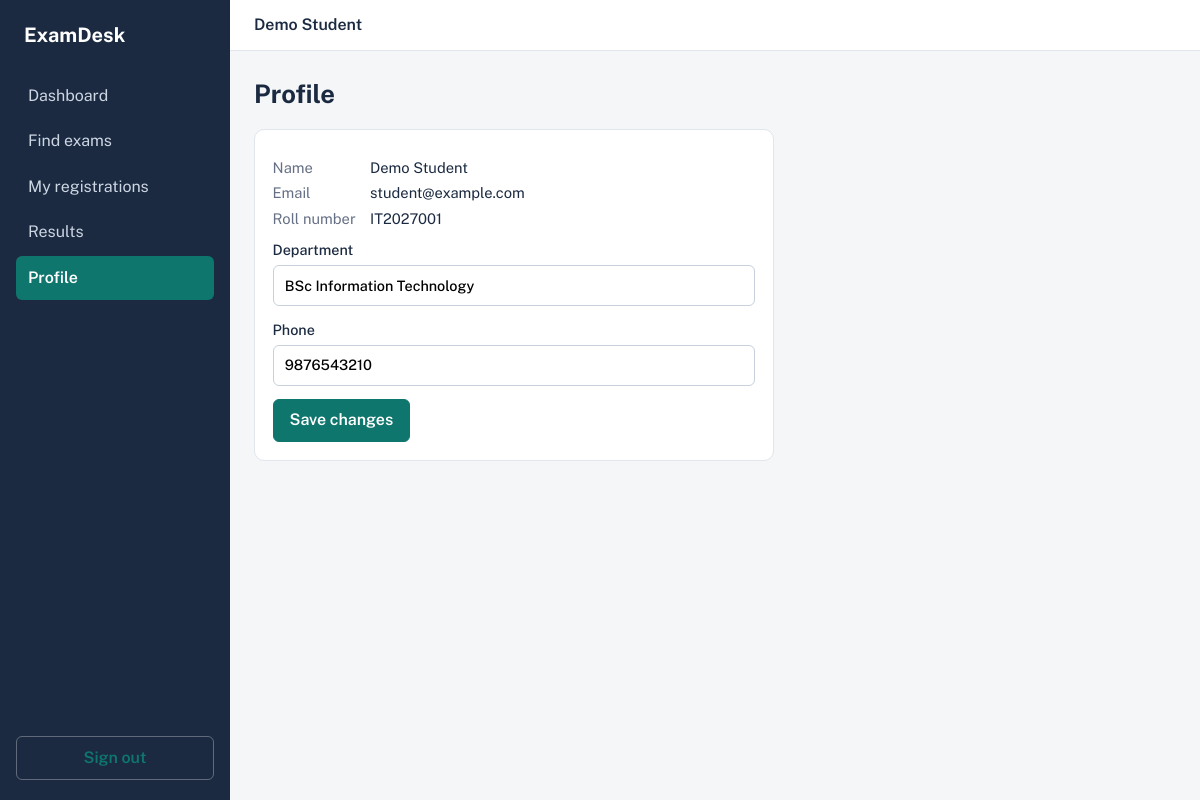
/profile/ (signed in), run on the app's committed database.
### exams/models.py (models this page shows, shortened)
class StudentProfile(models.Model):
    user = models.OneToOneField(User, on_delete=models.CASCADE, related_name="profile")
    roll_no = models.CharField(max_length=20, unique=True)
    department = models.CharField(max_length=80)
    phone = models.CharField(max_length=15, blank=True)

### exams/views.py (the view)
# urls.py: path("profile/", views.profile, name="profile"),
@login_required
def profile(request):
    prof, _ = StudentProfile.objects.get_or_create(
        user=request.user, defaults={"roll_no": f"TMP{request.user.pk}", "department": ""})
    form = ProfileForm(request.POST or None, instance=prof)
    if request.method == "POST" and form.is_valid():
        form.save()
        messages.success(request, "Profile updated.")
        return redirect("profile")
    return render(request, "exams/profile.html", {"form": form, "prof": prof})

### exams/forms.py
class ProfileForm(forms.ModelForm):
    class Meta:
        model = StudentProfile
        fields = ("department", "phone")

### exams/templates/exams/profile.html (shortened to what this page needs)
{% extends "exams/base.html" %}
{% block content %}
<h1>Profile</h1>
<div class="card narrow">
  <dl class="two">
    <dt>Name</dt><dd>{{ user.get_full_name|default:user.username }}</dd>
    <dt>Email</dt><dd>{{ user.email }}</dd>
    <dt>Roll number</dt><dd>{{ prof.roll_no }}</dd>
  </dl>
  <form method="post">{% csrf_token %}
    {% for f in form %}<label>{{ f.label }} {{ f }}</label>{% endfor %}
    <button class="btn">Save changes</button>
  </form>
</div>
{% endblock %}

### exams/templates/exams/base.html (shortened to what this page needs)
{% load static %}<!DOCTYPE html>
<html lang="en">
<head>
<link rel="stylesheet" href="{% static 'css/style.css' %}">
</head>
<body>
{% if user.is_authenticated %}
<div class="shell">
  <aside class="sidebar" id="sidebar">
    <div class="brand">ExamDesk</div>
    <nav>
      <a href="{% url 'dashboard' %}" class="{% if request.resolver_match.url_name == 'dashboard' %}on{% endif %}">Dashboard</a>
      <a href="{% url 'exam_list' %}" class="{% if request.resolver_match.url_name == 'exam_list' %}on{% endif %}">Find exams</a>
      <a href="{% url 'my_registrations' %}" class="{% if request.resolver_match.url_name == 'my_registrations' %}on{% endif %}">My registrations</a>
      <a href="{% url 'results' %}" class="{% if 'result' in request.resolver_match.url_name %}on{% endif %}">Results</a>
      <a href="{% url 'profile' %}" class="{% if request.resolver_match.url_name == 'profile' %}on{% endif %}">Profile</a>
    </nav>
    <form method="post" action="{% url 'logout' %}" class="logout">{% csrf_token %}
      <button class="btn ghost" type="submit">Sign out</button>
    </form>
  </aside>
  <main class="main">
    <header class="topbar">
      <div class="who">{{ user.get_full_name|default:user.username }}</div>
    </header>
    <div class="content">
      {% block content %}{% endblock %}
    </div>
  </main>
</div>
{% else %}
<div class="auth-wrap">{% block auth %}{% endblock %}</div>
{% endif %}
</body>
</html>

### static/css/style.css (style rules this page uses)
:root { --ink:#1b2a41; --paper:#f4f6f8; --card:#fff; --line:#e1e6ec; --muted:#667085; --teal:#0f766e; --teal-d:#0b5a54; --green:#2f7d4f; --red:#b3372e; --amber:#b7791f; }
* { box-sizing:border-box }
body { margin:0;font-family:"Public Sans",system-ui,sans-serif;background:var(--paper);color:var(--ink);line-height:1.5 }
a { color:var(--teal) }
h1 { font-size:1.6rem;margin:0 0 1rem }
.shell { display:grid;grid-template-columns:230px 1fr;min-height:100vh }
.sidebar { background:var(--ink);color:#fff;padding:1.25rem 1rem;display:flex;flex-direction:column;position:sticky;top:0;height:100vh }
.brand { font-weight:700;font-size:1.25rem;margin-bottom:1.5rem;padding-left:.5rem }
.sidebar nav { display:flex;flex-direction:column;gap:.15rem;flex:1 }
.sidebar nav a { color:#cdd6e3;text-decoration:none;padding:.6rem .75rem;border-radius:6px }
.sidebar nav a.on { background:var(--teal);color:#fff;font-weight:600 }
.logout .btn { width:100%;color:#fff;border-color:rgba(255,255,255,.3) }
.main { min-width:0 }
.topbar { display:flex;justify-content:space-between;align-items:center;padding:.8rem 1.5rem;background:var(--card);border-bottom:1px solid var(--line) }
.who { font-weight:600 }
.content { padding:1.5rem;max-width:1100px }
.btn { display:inline-block;background:var(--teal);color:#fff;border:1px solid var(--teal);padding:.55rem 1rem;border-radius:6px;font:inherit;font-weight:600;cursor:pointer;text-decoration:none }
.btn.ghost { background:transparent;color:var(--teal) }
.card { background:var(--card);border:1px solid var(--line);border-radius:10px;padding:1.1rem;margin-bottom:1.25rem }
.card.narrow { max-width:520px }
input,select { font:inherit;padding:.55rem .7rem;border:1px solid #c7d0db;border-radius:6px;background:#fff;width:100% }
label { display:block;font-weight:500;font-size:.9rem;margin-bottom:.8rem }
label input { margin-top:.25rem }
.exam dl,dl.two { display:grid;grid-template-columns:auto 1fr;gap:.2rem .9rem;margin:.6rem 0;font-size:.92rem }
dt { color:var(--muted) }
dd { margin:0 }

### data on the page
StudentProfile: roll_no "IT2027001", form "BSc Information Technology" "9876543210"

### other printed values
{{ user.get_full_name|default:user.username }} "Demo Student"
{{ user.email }} "student@example.com"
{{ f.label }} "Department" "Phone"
